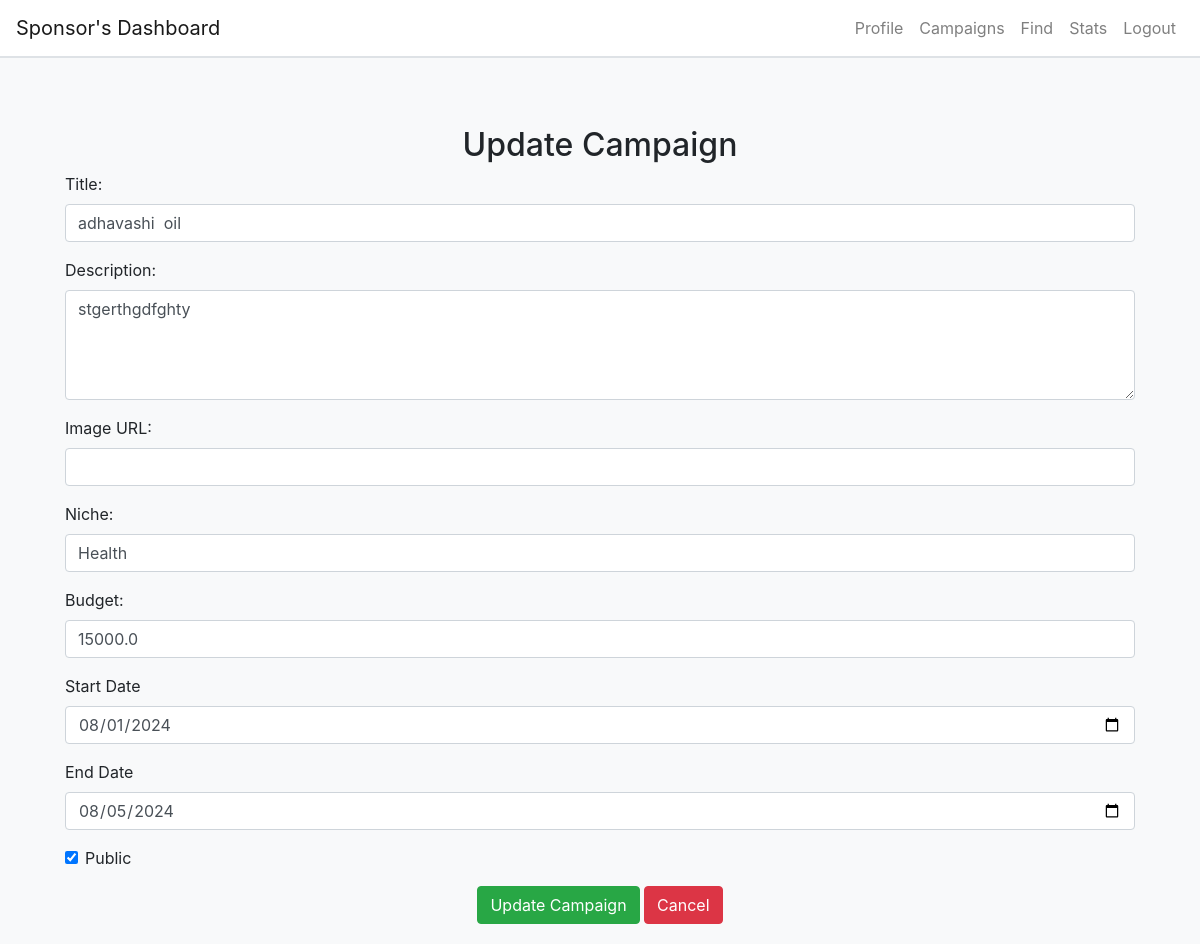
Screenshot of /update_campaign/1 (signed in) with the database file from the repository.
### app.py (models this page shows, shortened)
class Campaign(db.Model):
    id = db.Column(db.Integer, primary_key=True)
    title = db.Column(db.String(100), nullable=False)
    description = db.Column(db.Text, nullable=False)
    image = db.Column(db.String(200), nullable=True)
    niche = db.Column(db.String(50), nullable=False)
    budget = db.Column(db.Float, nullable=False)
    is_public = db.Column(db.Boolean, nullable=False, default=True)
    start_date = db.Column(db.DateTime, nullable=False)
    end_date = db.Column(db.DateTime, nullable=False)
    is_flagged = db.Column(db.Boolean, default=False)
    influencer_id = db.Column(db.Integer, db.ForeignKey('influencers.id'))
    influencer = db.relationship('Influencer', back_populates='campaigns')
    sponsor_id = db.Column(db.Integer, db.ForeignKey('sponsors.id'), nullable=False)
    ad_requests = db.relationship('AdRequest', back_populates='campaign', cascade='all, delete-orphan')
    sponsor = db.relationship('Sponsor', backref='campaigns')

### app.py (the view, shortened to what this page needs)
@app.route('/update_campaign/<int:campaign_id>', methods=['GET', 'POST'])
def update_campaign(campaign_id):
    if 'user_id' not in session or session.get('user_role') != 'sponsor':
        flash('You need to log in first.', 'warning')
        return redirect(url_for('login'))
    campaign = Campaign.query.get_or_404(campaign_id)
    return render_template('update_campaign.html', campaign=campaign, user_role='sponsor')

### templates/update_campaign.html
{% extends "base.html" %} {% block title %}Update Campaign{% endblock %} {%
block content %}
<div class="container mt-5">
  <h2 class="text-center">Update Campaign</h2>
  <form
    method="POST"
    action="{{ url_for('update_campaign', campaign_id=campaign.id) }}"
  >
    <div class="form-group">
      <label for="title">Title:</label>
      <input
        type="text"
        class="form-control"
        id="title"
        name="title"
        value="{{ campaign.title }}"
        required
      />
    </div>
    <div class="form-group">
      <label for="description">Description:</label>
      <textarea
        class="form-control"
        id="description"
        name="description"
        rows="4"
        required
      >
{{ campaign.description }}</textarea
      >
    </div>
    <div class="form-group">
      <label for="image">Image URL:</label>
      <input
        type="text"
        class="form-control"
        id="image"
        name="image"
        value="{{ campaign.image }}"
      />
    </div>
    <div class="form-group">
      <label for="niche">Niche:</label>
      <input
        type="text"
        class="form-control"
        id="niche"
        name="niche"
        value="{{ campaign.niche }}"
        required
      />
    </div>
    <div class="form-group">
      <label for="budget">Budget:</label>
      <input
        type="number"
        class="form-control"
        id="budget"
        name="budget"
        value="{{ campaign.budget }}"
        required
      />
    </div>
    <div class="form-group">
      <label for="start_date">Start Date</label>
      <input
        type="date"
        class="form-control"
        id="start_date"
        name="start_date"
        value="{{ campaign.start_date.strftime('%Y-%m-%d') }}"
        required
      />
    </div>
    <div class="form-group">
      <label for="end_date">End Date</label>
      <input
        type="date"
        class="form-control"
        id="end_date"
        name="end_date"
        value="{{ campaign.end_date.strftime('%Y-%m-%d') }}"
        required
      />
    </div>
    <div class="form-group form-check">
      <input
        type="checkbox"
        class="form-check-input"
        id="is_public"
        name="is_public"
        checked
      />
      <label class="form-check-label" for="is_public">Public</label>
    </div>
    <div class="text-center">
      <button type="submit" class="btn btn-success">Update Campaign</button>
      <a href="{{ url_for('sponsor_campaigns') }}" class="btn btn-danger"
        >Cancel</a
      >
    </div>
  </form>
</div>
{% endblock %}

### templates/base.html (style rules this page uses)
body { background-color: #f8f9fa; }

### rows the page displays
Campaign: title "adhavashi oil", description "stgerthgdfghty", niche "Health", budget "15000.0", start_date "08/01/2024", end_date "08/05/2024"
